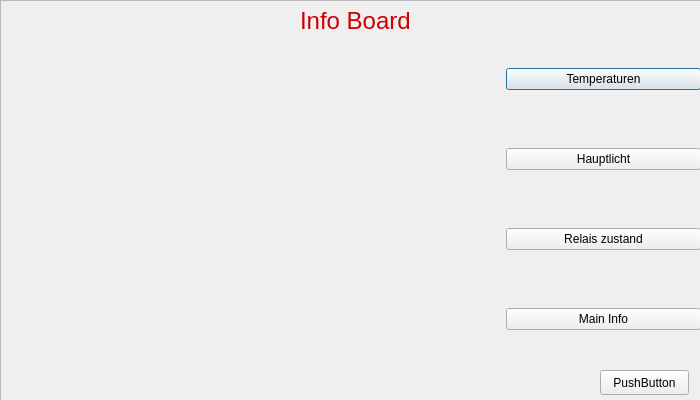
<?xml version="1.0" encoding="UTF-8"?>
<ui version="4.0">
 <class>MainVisu_InfoBoard</class>
 <widget class="QDialog" name="MainVisu_InfoBoard">
  <property name="geometry">
   <rect>
    <x>0</x>
    <y>0</y>
    <width>700</width>
    <height>400</height>
   </rect>
  </property>
  <property name="minimumSize">
   <size>
    <width>700</width>
    <height>400</height>
   </size>
  </property>
  <property name="maximumSize">
   <size>
    <width>700</width>
    <height>400</height>
   </size>
  </property>
  <property name="windowTitle">
   <string>Dialog</string>
  </property>
  <widget class="QLabel" name="label">
   <property name="geometry">
    <rect>
     <x>300</x>
     <y>10</y>
     <width>121</width>
     <height>21</height>
    </rect>
   </property>
   <property name="font">
    <font>
     <pointsize>18</pointsize>
    </font>
   </property>
   <property name="styleSheet">
    <string notr="true">color: rgb(204, 0, 0);</string>
   </property>
   <property name="text">
    <string>Info Board</string>
   </property>
  </widget>
  <widget class="QFrame" name="frame">
   <property name="geometry">
    <rect>
     <x>0</x>
     <y>0</y>
     <width>701</width>
     <height>401</height>
    </rect>
   </property>
   <property name="autoFillBackground">
    <bool>true</bool>
   </property>
   <property name="styleSheet">
    <string notr="true"/>
   </property>
   <property name="frameShape">
    <enum>QFrame::StyledPanel</enum>
   </property>
   <property name="frameShadow">
    <enum>QFrame::Raised</enum>
   </property>
   <widget class="QWidget" name="horizontalLayoutWidget">
    <property name="geometry">
     <rect>
      <x>0</x>
      <y>40</y>
      <width>701</width>
      <height>321</height>
     </rect>
    </property>
    <layout class="QHBoxLayout" name="horizontalLayout">
     <item>
      <widget class="QFrame" name="info">
       <property name="minimumSize">
        <size>
         <width>500</width>
         <height>0</height>
        </size>
       </property>
       <layout class="QVBoxLayout" name="verticalLayout_2">
        <item>
         <layout class="QGridLayout" name="gridLayout"/>
        </item>
       </layout>
      </widget>
     </item>
     <item>
      <layout class="QVBoxLayout" name="verticalLayout" stretch="0,0,0,0">
       <property name="spacing">
        <number>30</number>
       </property>
       <property name="leftMargin">
        <number>0</number>
       </property>
       <item>
        <widget class="QPushButton" name="pushButton_Temperatur">
         <property name="text">
          <string>Temperaturen</string>
         </property>
        </widget>
       </item>
       <item>
        <widget class="QPushButton" name="pushButton_Hauptlicht">
         <property name="text">
          <string>Hauptlicht</string>
         </property>
        </widget>
       </item>
       <item>
        <widget class="QPushButton" name="pushButton_Relais">
         <property name="text">
          <string>Relais zustand</string>
         </property>
        </widget>
       </item>
       <item>
        <widget class="QPushButton" name="pushButton_Main">
         <property name="text">
          <string>Main Info</string>
         </property>
        </widget>
       </item>
      </layout>
     </item>
    </layout>
   </widget>
   <widget class="QPushButton" name="pushButton_Back">
    <property name="geometry">
     <rect>
      <x>600</x>
      <y>370</y>
      <width>89</width>
      <height>25</height>
     </rect>
    </property>
    <property name="text">
     <string>PushButton</string>
    </property>
   </widget>
  </widget>
  <zorder>frame</zorder>
  <zorder>label</zorder>
 </widget>
 <resources/>
 <connections/>
</ui>
